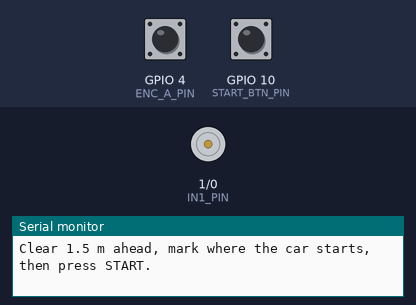
Bench run of a sketch on a simulated ESP32-C3. Parts: motor-driver pin pairs drawn as motors (green arrow = first pin HIGH = forward, orange = second pin HIGH = backward, longer = more drive), the last lines printed to the serial monitor. The test bench sets the inputs (shaded band); at power-on: GPIO 10 (START_BTN_PIN) HIGH, GPIO 4 (ENC_A_PIN) HIGH.

Above: at 1.2 s.
1.3 s: GPIO 10 (START_BTN_PIN) pulled LOW for 0.15 s
At 1.7 s:
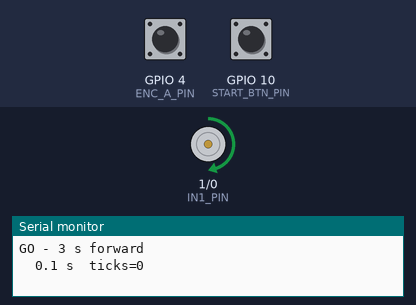
4.4 s: GPIO 10 (START_BTN_PIN) pulled LOW for 1 s
6.9 s: GPIO 10 (START_BTN_PIN) pulled LOW for 3.2 s
At 10.8 s:
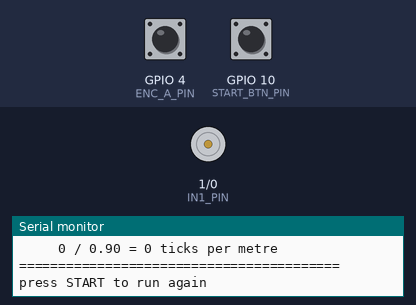
11.6 s: GPIO 10 (START_BTN_PIN) pulsed LOW 5 times (0.12 s each, 0.3 s apart)
At 14.1 s:
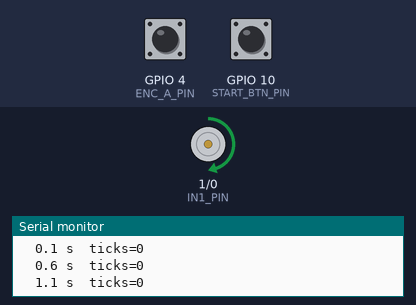
Timing chart, 0 to 17.3 s (numbered marks = the images above; inputs shaded):
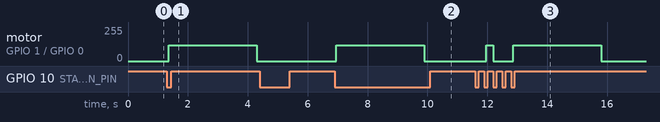

Measured:
- after the input at 1.3 s, motor on GPIO 1 (IN1_PIN) / GPIO 0 (IN2_PIN): stopped → forward 120/255 after 0.06 s, → stopped 2.9 s later
- after the input at 6.9 s, motor on GPIO 1 (IN1_PIN) / GPIO 0 (IN2_PIN): stopped → forward 120/255 after 0.06 s, → stopped 2.9 s later
- after the input at 11.6 s, motor on GPIO 1 (IN1_PIN) / GPIO 0 (IN2_PIN): stopped → forward 120/255 after 0.36 s, → stopped 0.24 s later, → forward 120/255 0.66 s later, → stopped 2.9 s later

The sketch:

tick_m_calculate.ino
```cpp
/*
 * ============================================================================
 *  tick_m_calculate - WRO 2026 Future Engineers, Team Yo_Error_404
 *  ESP32-C3 Super Mini (V2 bot)
 *
 *  WORKS OUT HOW MANY ENCODER TICKS THE CAR PRODUCES PER METRE.
 * ============================================================================
 *
 *  WHAT IT DOES
 *    Press START. The car drives straight forward for exactly 3 seconds, stops,
 *    and prints the total number of encoder ticks it counted. You measure how
 *    far it actually travelled, and that pair of numbers gives you the
 *    calibration. Press START again to repeat.
 *
 *  HOW TO USE IT
 *    1. Put the car on the floor with at least 1.5 m of clear space ahead.
 *       Line the BACK of the car up with a tape measure, or mark the floor.
 *    2. Press the START button. It drives for 3 seconds and stops itself.
 *    3. Read the tick total off the serial monitor (115200 baud).
 *    4. Measure how far it moved, from the same point on the car.
 *    5. Work it out:
 *
 *           TICKS_PER_METER  =  ticks  /  (distance_in_cm / 100)
 *
 *       Worked example: 2740 ticks over 90 cm
 *           2740 / 0.90  =  3044 ticks per metre
 *
 *    6. Repeat 2-3 times and average them. Tyre slip and the coast after the
 *       motor cuts make any single run a couple of percent out.
 *    7. Put the answer in obstacle_round/pi/config.py:
 *
 *           TICKS_PER_METER = <your number>
 *
 *  WHY IT MATTERS
 *    Every distance the car drives - dodge legs, corner backups, the finish
 *    push - is counted in ticks. If this number is wrong, every one of those
 *    distances is wrong by the same proportion. It is geometry (counts per
 *    wheel revolution), so it does NOT change with battery or speed; it only
 *    changes if the wheels, gearing or encoder change.
 *
 *  READING THE OUTPUT
 *    ticks           what you divide by your measured distance
 *    ticks/second    sanity check - should be steady between runs
 *    implied cm      what the run measures IF the current 3041 ticks/m is
 *                    right. If that disagrees with your tape, the tape wins
 *                    and 3041 needs updating.
 *
 *  NOTE
 *    Flashing this REPLACES open_slave on the board. Put the robot back with:
 *      ~/esp_flash/venv/bin/esptool --chip esp32c3 -p /dev/serial/by-id/usb-Espressif* \
 *          write-flash 0x0 ~/esp_flash/open_slave.ino.merged.bin
 *
 *  UPLOAD
 *    arduino-cli compile --fqbn esp32:esp32:esp32c3:CDCOnBoot=cdc tick_m_calculate
 *    Libraries: none beyond the ESP32 core.
 *
 *  PATCH NOTES
 *    PATCH 1 (2026-09-21) First version. Pins are the CORRECTED ones: PWM is
 *            GPIO1 and DIR is GPIO0 (proved with esp/dir_probe). Sketches
 *            written before that fix had them the other way round, which made
 *            the car run at full throttle whatever speed was asked for - so any
 *            calibration taken with them is suspect and worth redoing here.
 * ============================================================================
 */
#include <Arduino.h>

// ---------------------------------------------------------------- pins
#define IN1_PIN        1    // MD10112 PWM   (corrected: PWM is GPIO1)
#define IN2_PIN        0    // MD10112 DIR   (corrected: DIR is GPIO0)

// Direction polarity: LOW = forward on this car. Verified by tick sign -
// positive ticks have always meant forward, so +speed must produce them.
// Swap these two if the car ever drives backwards on a forward command.
#define MOTOR_FORWARD_LEVEL LOW
#define MOTOR_REVERSE_LEVEL HIGH
#define START_BTN_PIN 10    // to GND, internal pull-up
#define ENC_A_PIN      4    // encoder channel A - interrupt
#define ENC_B_PIN      5    // encoder channel B - direction

// ---------------------------------------------------------------- test
#define DRIVE_MS      3000UL   // <-- the 3 seconds
#define DRIVE_SPEED    120     // PWM, hard cap 170
#define MAX_PWM        170
#define BUTTON_DEBOUNCE_MS 60

// Only used to print the "implied cm" line. Your tape measure overrules it.
#define ASSUMED_TICKS_PER_METER 3041.0

volatile int32_t encTicks = 0;      // signed: forward counts up

enum State { WAITING, DRIVING, DONE };
State state = WAITING;

uint32_t runStart = 0, lastBeat = 0;
int32_t  startTicks = 0, runTicks = 0;
bool     lastButton = HIGH;

void IRAM_ATTR encISR() {
  if (digitalRead(ENC_B_PIN)) encTicks++;
  else                        encTicks--;
}

int32_t encRead() {
  noInterrupts();
  int32_t v = encTicks;
  interrupts();
  return v;
}

void motorWrite(int speed) {
  speed = constrain(speed, -MAX_PWM, MAX_PWM);
  if (speed == 0) {
    analogWrite(IN1_PIN, 0);
    digitalWrite(IN2_PIN, LOW);
  } else {
    digitalWrite(IN2_PIN, speed > 0 ? MOTOR_FORWARD_LEVEL : MOTOR_REVERSE_LEVEL);
    analogWrite(IN1_PIN, abs(speed));
  }
}

void report(int32_t ticks, uint32_t elapsed) {
  float secs = elapsed / 1000.0f;
  float tps = secs > 0 ? ticks / secs : 0;
  Serial.println();
  Serial.println("=========================================");
  Serial.print("  ticks          : ");
  Serial.println(ticks);
  Serial.print("  over           : ");
  Serial.print(secs, 2);
  Serial.println(" s");
  Serial.print("  ticks/second   : ");
  Serial.println(tps, 0);
  Serial.print("  implied cm     : ");
  Serial.print(ticks * 100.0f / ASSUMED_TICKS_PER_METER, 1);
  Serial.print("   (if ");
  Serial.print(ASSUMED_TICKS_PER_METER, 0);
  Serial.println(" ticks/m is right)");
  Serial.println("  -----------------------------------");
  Serial.println("  NOW MEASURE how far the car actually moved, then:");
  Serial.print("     TICKS_PER_METER = ");
  Serial.print(ticks);
  Serial.println(" / (your_cm / 100)");
  Serial.println("  e.g. if you measured 90 cm:");
  Serial.print("     ");
  Serial.print(ticks);
  Serial.print(" / 0.90 = ");
  Serial.print(ticks / 0.90f, 0);
  Serial.println(" ticks per metre");
  Serial.println("=========================================");
  Serial.println("press START to run again");
}

void setup() {
  // Motor pins safe FIRST, digitalWrite only - an input here floats HIGH and
  // the driver reads that as throttle wide open.
  pinMode(IN1_PIN, OUTPUT);
  pinMode(IN2_PIN, OUTPUT);
  digitalWrite(IN1_PIN, LOW);
  digitalWrite(IN2_PIN, LOW);

  Serial.begin(115200);
  pinMode(START_BTN_PIN, INPUT_PULLUP);
  pinMode(ENC_A_PIN, INPUT_PULLUP);
  pinMode(ENC_B_PIN, INPUT_PULLUP);
  attachInterrupt(digitalPinToInterrupt(ENC_A_PIN), encISR, RISING);

  motorWrite(0);

  Serial.println();
  Serial.println("tick_m_calculate - drives forward 3 s, then reports the tick count.");
  Serial.println("Clear 1.5 m ahead, mark where the car starts, then press START.");
}

void loop() {
  bool btnNow = digitalRead(START_BTN_PIN);
  bool btnPressed = (btnNow == LOW && lastButton == HIGH);
  lastButton = btnNow;

  uint32_t now = millis();

  switch (state) {

    case WAITING:
      if (btnPressed) {
        delay(BUTTON_DEBOUNCE_MS);
        if (digitalRead(START_BTN_PIN) == LOW) {
          startTicks = encRead();
          runStart = now;
          state = DRIVING;
          Serial.println("GO - 3 s forward");
        }
      }
      break;

    case DRIVING: {
      if (btnPressed) {                      // press again = emergency stop
        motorWrite(0);
        runTicks = encRead() - startTicks;
        state = DONE;
        Serial.println("ABORTED by button");
        report(abs(runTicks), now - runStart);
        break;
      }
      motorWrite(DRIVE_SPEED);
      if (now - lastBeat >= 500) {
        lastBeat = now;
        Serial.print("  ");
        Serial.print((now - runStart) / 1000.0, 1);
        Serial.print(" s  ticks=");
        Serial.println(abs(encRead() - startTicks));
      }
      if (now - runStart >= DRIVE_MS) {
        motorWrite(0);
        uint32_t elapsed = now - runStart;
        runTicks = encRead() - startTicks;
        state = DONE;
        report(abs(runTicks), elapsed);
      }
      break;
    }

    case DONE:
      motorWrite(0);
      if (btnPressed) {
        delay(BUTTON_DEBOUNCE_MS);
        state = WAITING;
        Serial.println("re-armed - press START for another run");
      }
      break;
  }
}
```
